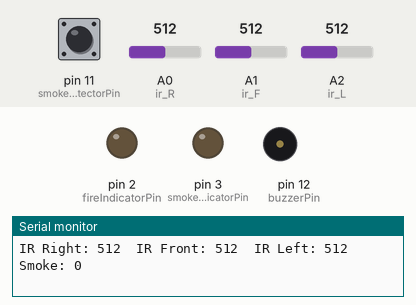
Simulated run of this sketch. Board: Arduino Uno, built with avr-gcc and run on an emulated ATmega328P. On the bench: output pins drawn as LEDs (lit = HIGH), buzzer (waves = sounding, pin HIGH), the last lines printed to the serial monitor. Inputs (shaded band) come from the test bench; at power-on: A0 (ir_R) = 512, A1 (ir_F) = 512, A2 (ir_L) = 512, pin 11 (smokeDetectorPin) LOW.

Above: at 1.2 s.
1.3 s: A0 (ir_R) set to 259
4.3 s: A0 (ir_R) set to 233
At 5.5 s:
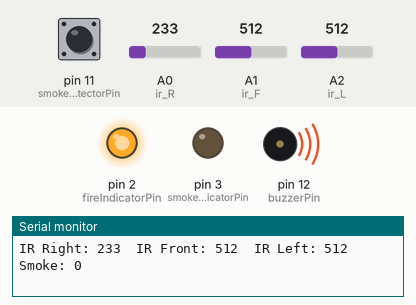
5.8 s: A1 (ir_F) set to 107
8.8 s: A1 (ir_F) set to 89
10.3 s: A2 (ir_L) set to 985
13.3 s: A2 (ir_L) set to 1007
Timing chart, 0 to 15.8 s (numbered marks = the images above; inputs shaded):
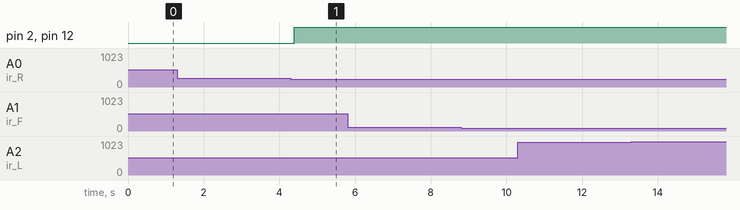

Measured:
- the behaviour switches between 250 and 249 on A0 (ir_R) (found by bisection; images 0 and 1)
- after the input at 4.3 s, pin 2 (fireIndicatorPin), pin 12 (buzzerPin): LOW → HIGH after 0.10 s

The sketch:

IRSmokeTest.ino
```cpp
#define ir_R A0 // Right IR sensor
#define ir_F A1 // Front IR sensor
#define ir_L A2 // Left IR sensor
#define smokeDetectorPin 11 // Smoke detector pin
#define buzzerPin 12 // Buzzer pin
#define fireIndicatorPin 2 // Pin for fire indicator LED
#define smokeIndicatorPin 3 // Pin for smoke indicator LED

void setup() {
  Serial.begin(9600); // Start serial communication
  pinMode(ir_R, INPUT);
  pinMode(ir_F, INPUT);
  pinMode(ir_L, INPUT);
  pinMode(smokeDetectorPin, INPUT); // Initialize smoke detector pin
  pinMode(buzzerPin, OUTPUT); // Initialize buzzer pin
  pinMode(fireIndicatorPin, OUTPUT); // Initialize fire indicator LED pin
  pinMode(smokeIndicatorPin, OUTPUT); // Initialize smoke indicator LED pin
}

void loop() {
  int s1 = analogRead(ir_R);
  int s2 = analogRead(ir_F);
  int s3 = analogRead(ir_L);
  int smokeValue = digitalRead(smokeDetectorPin); // Read smoke detector value

  Serial.print("IR Right: ");
  Serial.print(s1);
  Serial.print("\tIR Front: ");
  Serial.print(s2);
  Serial.print("\tIR Left: ");
  Serial.print(s3);
  Serial.print("\tSmoke: ");
  Serial.println(smokeValue);
  delay(50);

  // Fire detection logic
  if (s1 < 250 || s2 < 350 || s3 < 250) {
    digitalWrite(buzzerPin, HIGH); // Activate buzzer when fire is detected
    digitalWrite(fireIndicatorPin, HIGH); // Turn on fire indicator LED
  }
  // Smoke detection logic
  else if (smokeValue == HIGH) {
    digitalWrite(buzzerPin, HIGH); // Activate buzzer when smoke is detected
    digitalWrite(smokeIndicatorPin, HIGH); // Turn on smoke indicator LED
  }
  else {
    digitalWrite(buzzerPin, LOW); // Deactivate buzzer when no fire or smoke is detected
    digitalWrite(fireIndicatorPin, LOW); // Turn off fire indicator LED
    digitalWrite(smokeIndicatorPin, LOW); // Turn off smoke indicator LED
  }

  delay(10);
}
```
